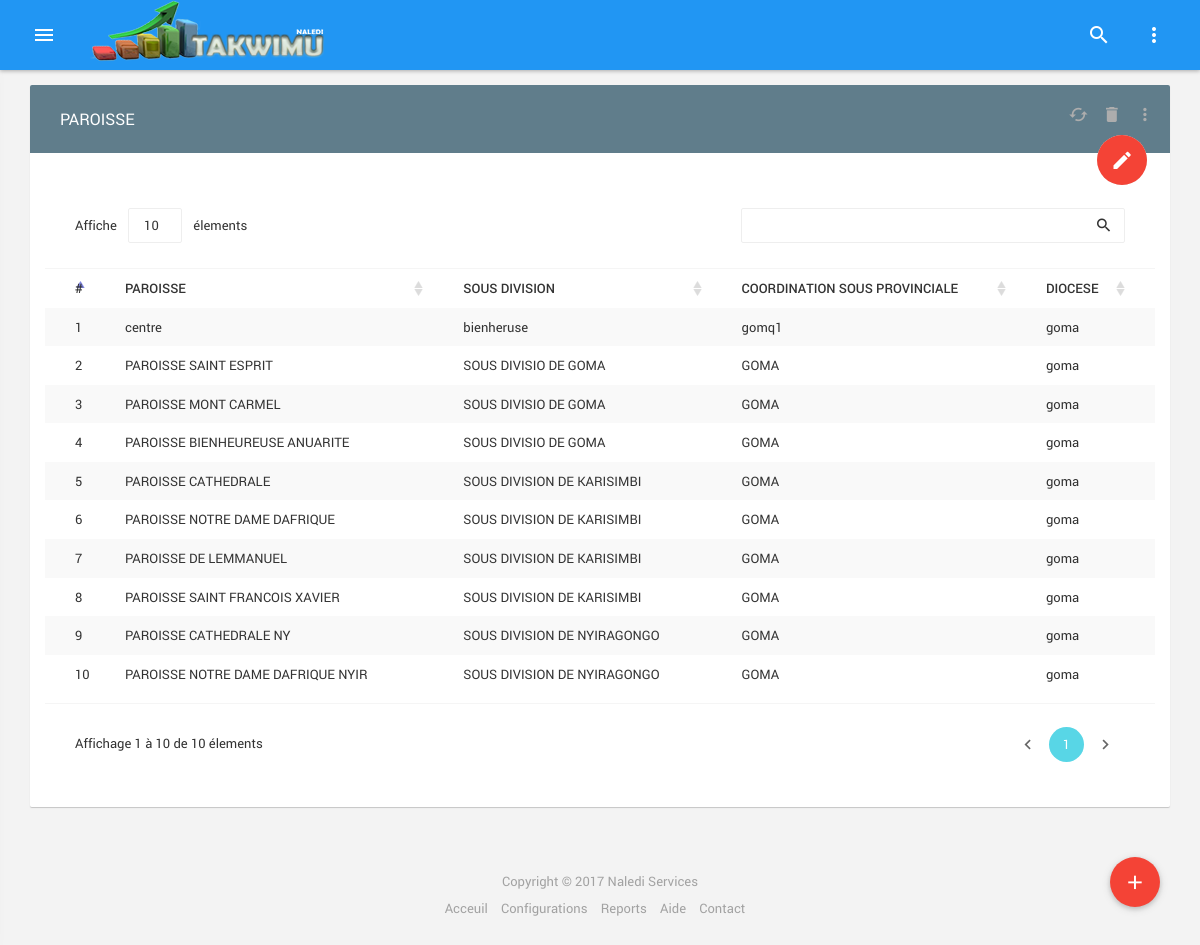
Page /public/sous_division.php (signed in) on the committed database.
### tables this page shows
CREATE TABLE `sous_div` (
  `id` int(11) NOT NULL,
  `nom_sous_div` varchar(200) NOT NULL,
  `belongs_to` int(11) NOT NULL
);

CREATE TABLE `paroisse2` (
  `id` int(11) NOT NULL,
  `nom_paroisse` varchar(200) NOT NULL,
  `belongs_to` int(11) NOT NULL
);

CREATE TABLE `coordination_sp` (
  `id` int(11) NOT NULL,
  `nom_coord_sp` varchar(200) NOT NULL,
  `belongs_to` int(11) NOT NULL
);

CREATE TABLE `diocese` (
  `id` int(11) NOT NULL,
  `nom_diocese` varchar(200) NOT NULL
);

### templates/sous_division_templates.php (the view, shortened to what this page needs)
<header id="header" class="clearfix" data-ma-theme="blue">
            <ul class="h-inner">
                <li class="hi-trigger ma-trigger" data-ma-action="sidebar-open" data-ma-target="#sidebar">
                    <div class="line-wrap">
                        <div class="line top"></div>
                        <div class="line center"></div>
                        <div class="line bottom"></div>
                    </div>
                </li>
                <li class="hidden-xs">
                    <a href="index.html" class="m-l-10">
                        <img src="img/demo/logo.png" alt="">
                    </a>
                </li>
                <li class="pull-right">
                    <ul class="hi-menu">
                        <li data-ma-action="search-open">
                            <a href="#"><i class="him-icon zmdi zmdi-search"></i></a>
                        </li>
                        <li class="dropdown">
                            <a data-toggle="dropdown" href="#"><i class="him-icon zmdi zmdi-more-vert"></i></a>
                        </li>
                    </ul>
                </li>
            </ul>
        </header>
<section id="main">
            <section id="content">
                <div class="container">
                    <div class="card">
                    <?php if(isset($_SESSION['current_session'])): ?>
                        <div id="todo1" class="card">
                            <div class="card-header bgm-bluegray ch-alt m-b-20">
                                <h2>PAROISSE</h2>
                                <ul class="actions">
                                        <li>
                                            <a href="#">
                                                <i class="zmdi zmdi-refresh-alt"></i>
                                            </a>
                                        </li>
                                        <li>
                                            <a href="#">
                                                <i class="zmdi zmdi-delete"></i>
                                            </a>
                                        </li>
                                        <li class="dropdown">
                                            <a href="#" data-toggle="dropdown">
                                                <i class="zmdi zmdi-more-vert"></i>
                                            </a>
                                        </li>
                                    </ul>
                            </div>
                            <div class="card-body ">
                                <div class="t-add">
                                    <i class="bgm-red ta-btn zmdi zmdi-edit" data-ma-action="todo-form-open"></i>
                                </div>
                                <div class="list-group">
                                    <div class="list-group-item media">
                                     <div class="col-sm-12">
                            <table id="data-table-basic" class="table table-condensed table-striped table-bordered">
                                <thead>
                                <tr class="tbl_left">
                                    <th>#</th>
                                    <th>Paroisse</th>
                                    <th>Sous division</th>
                                    <th>Coordination sous provinciale</th>
                                    <th>Diocese</th>
                                </tr>
                                </thead>
                                <tbody>
                                <?php
                                $num = 1;
                                    foreach ($table_sous_div as $row)
                                    {
                                        echo("<tr>");
                                        echo("<td>" . $num . "</td>");
                                        echo("<td>" . $row["nom_sous_div"] . "</td>");
                                        echo("<td>" . $row["nom_paroisse"] . "</td>");
                                        echo("<td>" . $row["nom_coord_sp"] . "</td>");
                                        echo("<td>" . $row["nom_diocese"] . "</td>");
                                        echo("</tr>");
                                        $num++;
                                    }
                                ?>
                                </tbody>
                            </table>
                                     </div>
                                    </div>
                                </div>
                            </div>
                        </div>
                        <button class="btn btn-float btn-danger m-btn waves-effect waves-circle waves-float" data-toggle="modal" href="#modalAjouterParoiss"><i class="zmdi zmdi-plus"></i></button>
                    <?php endif; ?>
                    </div>
                </div>
            </section>
        </section>
        <footer id="footer">
            Copyright &copy; 2017 Naledi Services
            <ul class="f-menu">
                <li><a href="#">Acceuil</a></li>
                <li><a href="#">Configurations</a></li>
                <li><a href="#">Reports</a></li>
                <li><a href="#">Aide</a></li>
                <li><a href="#">Contact</a></li>
            </ul>
        </footer>

### public/css/demo.css (style rules this page uses)
.zmdi { font-size: 30px; }
#content { margin-top: -50px !important; }
.h-inner img { margin-top: -20px; }
tr>th { text-align: center !important; }
#todo1 { background: #FFF; color: #333; font-family:inherit; }
.t-add { top: 50px !important; }
.ta-btn { color: #fff !important; }
.t-add, .modal-content1 { background: #e2e2e2; }
.tbl_left th { text-align: left !important; }

### rows in the picture
sous_div: nom_sous_div "centre", belongs_to.nom_paroisse "bienheruse", coordination_sp.nom_coord_sp "gomq1", diocese.nom_diocese "goma"
sous_div: nom_sous_div "PAROISSE SAINT ESPRIT", belongs_to.nom_paroisse "SOUS DIVISIO DE GOMA", coordination_sp.nom_coord_sp "GOMA", diocese.nom_diocese "goma"
sous_div: nom_sous_div "PAROISSE MONT CARMEL", belongs_to.nom_paroisse "SOUS DIVISIO DE GOMA", coordination_sp.nom_coord_sp "GOMA", diocese.nom_diocese "goma"
sous_div: nom_sous_div "PAROISSE BIENHEUREUSE ANUARITE", belongs_to.nom_paroisse "SOUS DIVISIO DE GOMA", coordination_sp.nom_coord_sp "GOMA", diocese.nom_diocese "goma"
sous_div: nom_sous_div "PAROISSE CATHEDRALE", belongs_to.nom_paroisse "SOUS DIVISION DE KARISIMBI", coordination_sp.nom_coord_sp "GOMA", diocese.nom_diocese "goma"
sous_div: nom_sous_div "PAROISSE NOTRE DAME DAFRIQUE", belongs_to.nom_paroisse "SOUS DIVISION DE KARISIMBI", coordination_sp.nom_coord_sp "GOMA", diocese.nom_diocese "goma"
sous_div: nom_sous_div "PAROISSE DE LEMMANUEL", belongs_to.nom_paroisse "SOUS DIVISION DE KARISIMBI", coordination_sp.nom_coord_sp "GOMA", diocese.nom_diocese "goma"
sous_div: nom_sous_div "PAROISSE SAINT FRANCOIS XAVIER", belongs_to.nom_paroisse "SOUS DIVISION DE KARISIMBI", coordination_sp.nom_coord_sp "GOMA", diocese.nom_diocese "goma"
sous_div: nom_sous_div "PAROISSE CATHEDRALE NY", belongs_to.nom_paroisse "SOUS DIVISION DE NYIRAGONGO", coordination_sp.nom_coord_sp "GOMA", diocese.nom_diocese "goma"
sous_div: nom_sous_div "PAROISSE NOTRE DAME DAFRIQUE NYIR", belongs_to.nom_paroisse "SOUS DIVISION DE NYIRAGONGO", coordination_sp.nom_coord_sp "GOMA", diocese.nom_diocese "goma"
